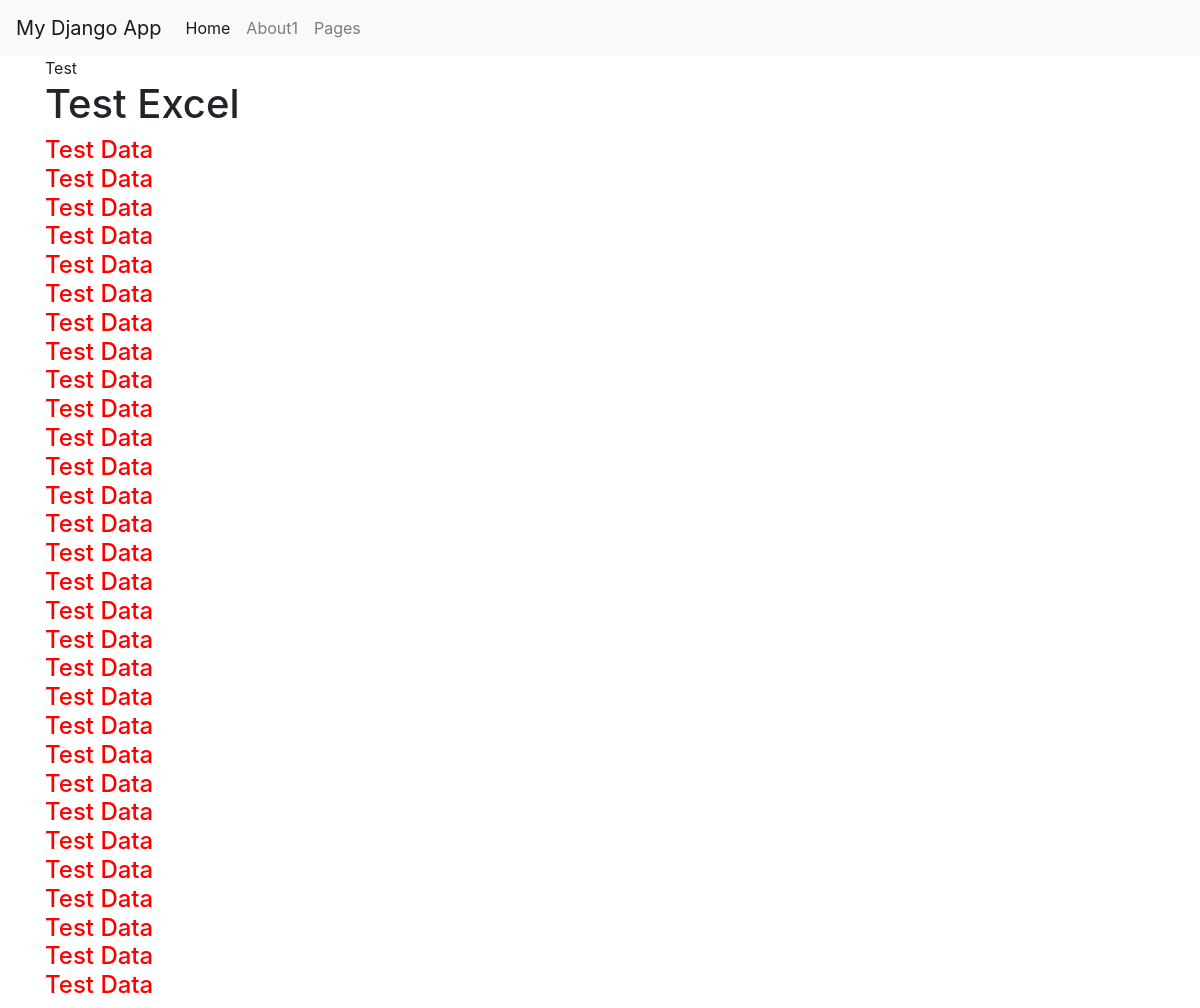
The page /page/extest on the database its author committed.
### page/page.py (models this page shows, shortened)
class Page(models.Model):
  title = models.CharField(max_length=1000)
  url = models.CharField(max_length=200)
  tag1 = models.ForeignKey(PageTag, on_delete=models.PROTECT,blank=False,null=True, related_name="tag1")
  tag2 = models.ForeignKey(PageTag, on_delete=models.PROTECT,blank=True,null=True,related_name="tag2")
  tag3 = models.ForeignKey(PageTag, on_delete=models.PROTECT,blank=True,null=True,related_name="tag3")
  content = models.TextField()
  det1 = models.TextField(blank=True,null=True)
  d2t2 = models.TextField(blank=True,null=True)

### page/views.py (the view)
# urls.py: path("",include("page.urls")),
def page(request, id):
    page = Page.objects.get(url = id)
    return render(request, "page.html", {"page" : page})

### page/templates/page.html (shortened to what this page needs)
{% extends "pagebase.html" %}
{% block content%}
{{page.title}}
<br>
{{page.content|safe}}
{% endblock%}

### rows shown on the page
Page: title "Test", content "Test Excel Test Data Test Data Test Data Test Data Test Data Test Data Test Data Test Data Test Data Test Data Test Data Test Data Test Data Test Data Test Data Test Data Test Data Test Data Test Data Test Data Test Data Test Data Test Data Test Data Test Data Test Data Test Data Test Data Test Data Test Data"
